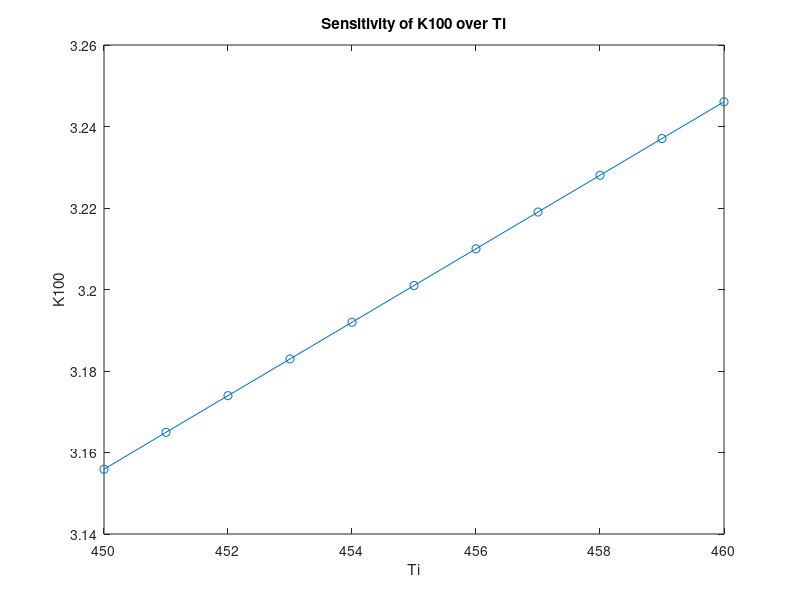

Source code (MATLAB):
ti=(450:1:460);
k=[3.15589 3.16495 3.17395 3.18295 3.19196 3.20098 3.20999 3.21901 3.22803 3.23705 3.24606];
figure
plot(ti,k,'-o')
title('Sensitivity of K100 over Ti')
xlabel('Ti')
ylabel('K100')
